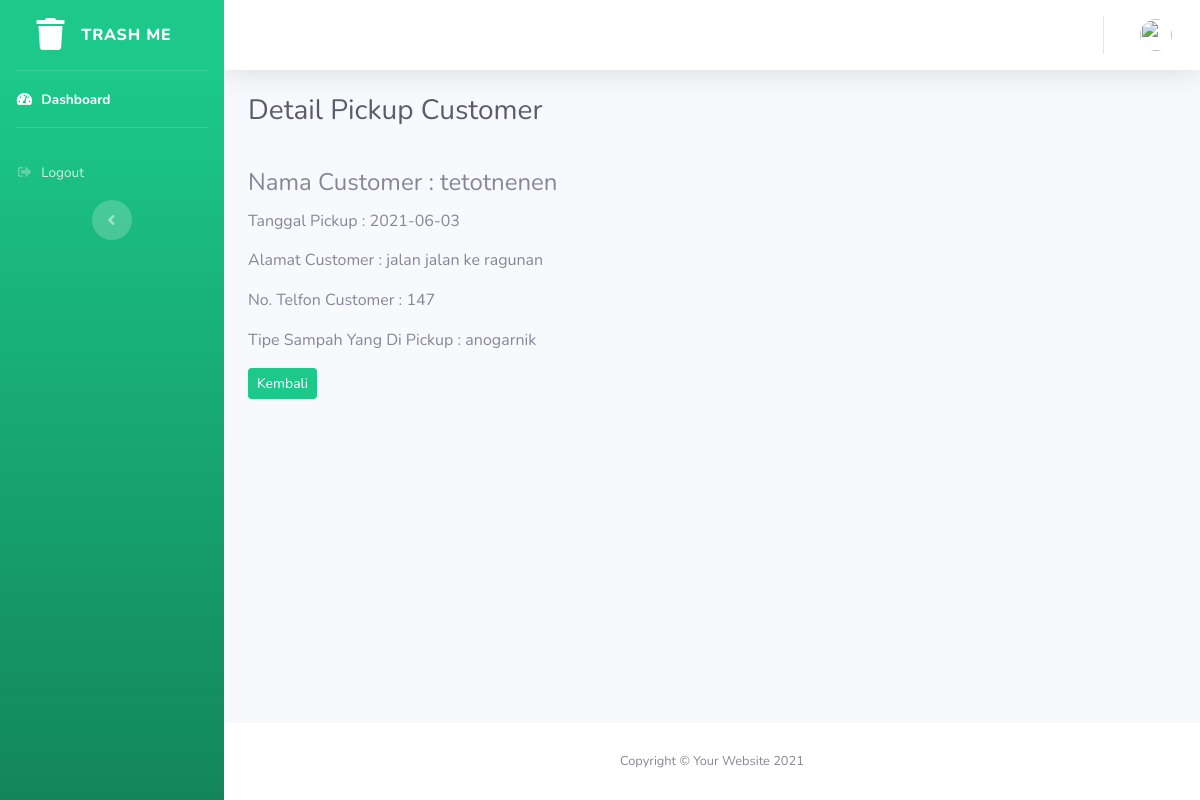
The app's page /userdetailpickup.php?id=2 with its own data.
### tables this page shows
CREATE TABLE `pickup_log` (
  `id` int(11) NOT NULL,
  `pickup_dates` date NOT NULL,
  `id_user` int(11) NOT NULL,
  `id_pickup` int(11) NOT NULL
);

CREATE TABLE `users` (
  `id` int(11) NOT NULL,
  `email` varchar(80) NOT NULL,
  `password` varchar(255) NOT NULL,
  `conf_password` varchar(255) NOT NULL,
  `name` varchar(50) NOT NULL,
  `address` text NOT NULL,
  `phone_num` varchar(20) NOT NULL,
  `role_id` int(11) NOT NULL,
  `profile_pict` varchar(255) NOT NULL
);

CREATE TABLE `pickup_process` (
  `id` int(11) NOT NULL,
  `id_users` int(11) NOT NULL,
  `pickup_date_req` date NOT NULL,
  `estimate_date` date NOT NULL,
  `status` varchar(30) NOT NULL,
  `tipe_sampah` varchar(30) NOT NULL,
  `id_petugas` varchar(30) NOT NULL
);

### function.php (called while the page is built, shortened)
<?php
$conn = mysqli_connect("localhost", "root", "","db_trashme");
function query2($data){
    global $conn;
    $result = mysqli_query($conn, $data);
    $rows = [];
    while ( $row = mysqli_fetch_assoc($result)){
        $rows[]=$row;
    }
    return $rows;
}

### userdetailpickup.php (the view, shortened to what this page needs)
<?php
require 'function.php';
$idpickup = $_GET['id'];
$datapickup = query2("SELECT pl.id,pl.pickup_dates , u.name, u.address, u.phone_num, pp.status, pp.tipe_sampah FROM pickup_log pl JOIN users u ON pl.id_user = u.id JOIN pickup_process pp ON pl.id_pickup=pp.id WHERE pl.id='$idpickup' ")[0];
?>
<!DOCTYPE html>
<html lang="en">
<head>
    <link href="vendor/fontawesome-free/css/all.min.css" rel="stylesheet" type="text/css">
    <link href="css/sb-admin-2.min.css" rel="stylesheet">
</head>
<body id="page-top">
    <div id="wrapper">
        <?php include 'sidebar.php'; ?>
        <div id="content-wrapper" class="d-flex flex-column">
            <div id="content">
                 <?php include 'topbar.php'?>
                <div class="container-fluid">
                    <h3 class="mb-2 text-gray-800">Detail Pickup Customer</h3>
                   <div class="row mt-4">
                    <div class="col">
                        <h4 class="mt-3">Nama Customer : <?= $datapickup['name'];?></h4>
                        <h6 class="mt-3">Tanggal Pickup : <?= $datapickup['pickup_dates']; ?></h6>
                        <p class="mt-3">Alamat Customer : <?= $datapickup['address']; ?></p>
                        <p class="mt-3">No. Telfon Customer : <?= $datapickup['phone_num']; ?></p>
                        <p class="mt-3">Tipe Sampah Yang Di Pickup : <?= $datapickup['tipe_sampah']; ?></p>
                        <a href="userpickup.php" class="btn btn-success btn-sm">Kembali</a>
                    </div>
                   </div>
                </div>
            </div>
            <footer class="sticky-footer bg-white">
                <div class="container my-auto">
                    <div class="copyright text-center my-auto">
                        <span>Copyright &copy; Your Website <?= date('Y')?></span>
                    </div>
                </div>
            </footer>
        </div>
    </div>
</body>
</html>

### records on screen
pickup_log: id_user.name "tetotnenen", pickup_dates "2021-06-03", id_user.address "jalan jalan ke ragunan", id_user.phone_num "147", pickup_process.tipe_sampah "anogarnik"
